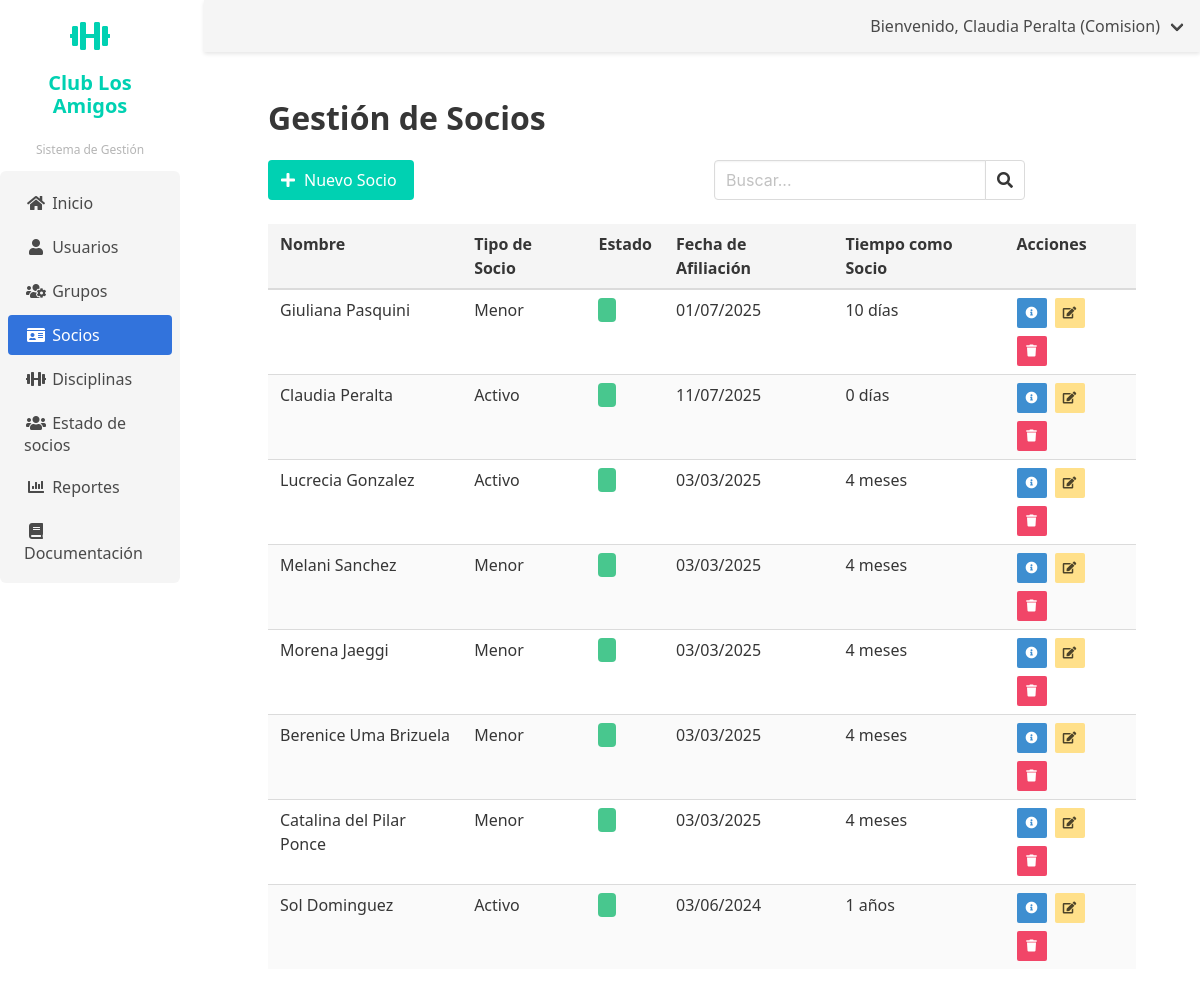
Page /socios/ (signed in) on the committed database.
### socios/models.py (models this page shows, shortened)
class Socio(models.Model):
    perfil_usuario = models.OneToOneField(PerfilUsuario, on_delete=models.CASCADE, related_name='socio', null=True, blank=True)
    tipo_socio = models.ForeignKey(TipoSocio, on_delete=models.PROTECT)
    fecha_afiliacion = models.DateField()
    observaciones = models.TextField(blank=True, null=True)
    fecha_registro = models.DateTimeField(auto_now_add=True)
    fecha_actualizacion = models.DateTimeField(auto_now=True)
    class Meta:
        verbose_name = 'Socio'
        verbose_name_plural = 'Socios'
        ordering = ['-fecha_registro']
    @property
    def esta_activo(self):
        if self.perfil_usuario:
            return self.perfil_usuario.esta_activo_sistema
        return False
    @property
    def tiempo_socio(self):
        from datetime import date
        import datetime
        if not self.fecha_afiliacion:
            return "Fecha de afiliación no establecida"
        dias = (datetime.date.today() - self.fecha_afiliacion).days
        if dias < 30:
            return f"{dias} días"
        elif dias < 365:
            meses = dias // 30
            return f"{meses} meses"
        else:
            años = dias // 365
            return f"{años} años"

class TipoSocio(models.Model):
    TIPO_SOCIO_CHOICES = [
        ('ACTIVO', 'Activo'),
        ('ADHERENTE', 'Adherente'),
        ('INFANTIL', 'Infantil'),
        ('HONORARIO', 'Honorario'),
    ]
    nombre = models.CharField(max_length=10, choices=TIPO_SOCIO_CHOICES, unique=True)
    descripcion = models.TextField(blank=True, null=True)
    class Meta:
        verbose_name = 'Tipo de Socio'
        verbose_name_plural = 'Tipos de Socios'
        default_manager_name = 'objects'

### usuarios/models.py (models this page shows, shortened)
class PerfilUsuario(models.Model):
    TIPO_DOCUMENTO_CHOICES = [
        ('DNI', 'DNI'),
        ('CE', 'Carné de Extranjería'),
        ('PAS', 'Pasaporte'),
    ]
    ESTADO_SOCIO_CHOICES = [
        ('ACTIVO', 'Activo'),
        ('INACTIVO', 'Inactivo'),
        ('SUSPENDIDO', 'Suspendido'),
        ('PENDIENTE', 'Pendiente de Aprobación'),
        ('RETIRADO', 'Retirado'),
    ]
    usuario = models.OneToOneField(User, on_delete=models.CASCADE, related_name='perfil')
    tipo_documento = models.CharField(max_length=3, choices=TIPO_DOCUMENTO_CHOICES, default='DNI')
    numero_documento = models.CharField(max_length=20, unique=True)
    telefono = models.CharField(max_length=15, blank=True, null=True)
    direccion = models.TextField(blank=True, null=True)
    fecha_nacimiento = models.DateField(blank=True, null=True)
    estado_socio = models.CharField(max_length=10, choices=ESTADO_SOCIO_CHOICES, default='ACTIVO',
                                   verbose_name='Estado como Socio')
    fecha_registro = models.DateTimeField(auto_now_add=True)
    fecha_actualizacion = models.DateTimeField(auto_now=True)
    class Meta:
        verbose_name = 'Perfil de Usuario'
        verbose_name_plural = 'Perfiles de Usuario'
    @property
    def esta_activo_sistema(self):
        return self.usuario.is_active and self.estado_socio == 'ACTIVO'

### socios/views.py (the view)
# urls.py: path('', views.lista_socios, name='lista_socios'),
@login_required
def lista_socios(request):
    socios = Socio.objects.select_related('perfil_usuario', 'tipo_socio').all()
    return render(request, 'socios/lista_socios.html', {'socios': socios})

### usuarios/context_processors.py (called while the page is built)
def user_role_context(request):
    if request.user.is_authenticated:
        user_groups = request.user.groups.all()
        if user_groups.filter(name='Coordinador').exists():
            user_role = 'Coordinador'
        elif user_groups.filter(name='Tesoreria').exists():
            user_role = 'Tesoreria'
        elif user_groups.filter(name='Comision').exists():
            user_role = 'Comision'
        elif user_groups.filter(name='Administrador').exists():
            user_role = 'Administrador'
        else:
            user_role = 'Default'
    else:
        user_role = 'Default'
    return {
        'user_role': user_role
    }

### socios/templates/socios/lista_socios.html (shortened to what this page needs)
{% extends 'usuarios/base_admin.html' %}
{% block content %}
<div class="container">
    <h1 class="title">Gestión de Socios</h1>
    <div class="columns is-mobile">
        <div class="column">
            <a href="{% url 'socios:nuevo_socio' %}" class="button is-primary">
                <span class="icon is-small"><i class="fas fa-plus"></i></span>
                <span>Nuevo Socio</span>
            </a>
        </div>
        <div class="column has-text-right">
            <div class="field has-addons">
                <div class="control">
                    <input class="input" type="text" placeholder="Buscar...">
                </div>
                <div class="control">
                    <button class="button">
                        <span class="icon is-small"><i class="fas fa-search"></i></span>
                    </button>
                </div>
            </div>
        </div>
    </div>
    <table class="table is-fullwidth is-striped">
        <thead>
            <tr>
                <th>Nombre</th>
                <th>Tipo de Socio</th>
                <th>Estado</th>
                <th>Fecha de Afiliación</th>
                <th>Tiempo como Socio</th>
                <th>Acciones</th>
            </tr>
        </thead>
        <tbody>
            {% for socio in socios %}
            <tr>
                <td>{{ socio.perfil_usuario.usuario.get_full_name }}</td>
                <td>{{ socio.tipo_socio.get_nombre_display }}</td>
                <td>
                    <span class="tag {% if socio.esta_activo %}is-success{% else %}is-danger{% endif %}">
                    </span>
                </td>
                <td>{{ socio.fecha_afiliacion|date:"d/m/Y" }}</td>
                <td>{{ socio.tiempo_socio }}</td>
                <td>
                    <div class="buttons are-small">
                        <a href="{% url 'socios:detalles_socio' socio.pk %}" class="button is-small is-info">
                            <span class="icon is-small"><i class="fas fa-info-circle"></i></span>
                        </a>
                        <a href="{% url 'socios:editar_socio' socio.pk %}" class="button is-small is-warning">
                            <span class="icon is-small"><i class="fas fa-edit"></i></span>
                        </a>
                        <a href="{% url 'socios:eliminar_socio' socio.pk %}" class="button is-small is-danger" onclick="return confirm('¿Estás seguro de eliminar este socio?')">
                            <span class="icon is-small"><i class="fas fa-trash"></i></span>
                        </a>
                    </div>
                </td>
            </tr>
            {% empty %}
            <tr>
                <td colspan="6" class="has-text-centered">No hay socios registrados</td>
            </tr>
            {% endfor %}
        </tbody>
    </table>
</div>
{% endblock %}

### templates/base.html (shortened to what this page needs)
{% load static %}
<!DOCTYPE html>
<html lang="es">
<head>
    <link rel="stylesheet" href="https://cdn.jsdelivr.net/npm/bulma@0.9.3/css/bulma.min.css">
    <link rel="stylesheet" href="https://cdnjs.cloudflare.com/ajax/libs/font-awesome/5.15.3/css/all.min.css">
    <link rel="stylesheet" href="{% static 'css/custom.css' %}">
</head>
<body>
    <div class="columns is-fullheight">
        <div class="column is-2 is-sidebar-menu">
            {% block sidebar_menu %}{% endblock %}
        </div>
        <div class="column">
            <nav class="navbar is-light" role="navigation" aria-label="main navigation">
                <div class="navbar-menu">
                    <div class="navbar-end">
                        {% if request.user.is_authenticated %}
                            <div class="navbar-item has-dropdown is-hoverable">
                                <a class="navbar-link">
                                    Bienvenido, {{ request.user.get_full_name }} ({{ request.user.groups.first.name }})
                                </a>
                            </div>
                        {% else %}
                            <div class="navbar-item">
                                <a class="button is-primary" href="{% url 'usuarios:login' %}">
                                    Iniciar sesión
                                </a>
                            </div>
                        {% endif %}
                    </div>
                </div>
            </nav>
            <div class="section">
                {% block content %}{% endblock %}
            </div>
        </div>
    </div>
</body>
</html>

### static/css/custom.css (style rules this page uses)
body { font-family: 'Segoe UI', Tahoma, Geneva, Verdana, sans-serif; }
.table th { background-color: #f5f5f5; font-weight: 600; color: #363636; }
.button { transition: all 0.2s ease; }
.input, .select select, .textarea { border-radius: 4px; transition: border-color 0.2s ease, box-shadow 0.2s ease; }
.tag.is-success { background-color: #48c774; color: white; }
.navbar { box-shadow: 0 2px 4px rgba(0,0,0,0.1); }
.icon { display: inline-flex; align-items: center; justify-content: center; }
.buttons.are-small .button { margin-right: 0.25rem; }
a { color: #3273dc; text-decoration: none; }
.container { max-width: 1200px; margin: 0 auto; padding: 0 1rem; }
.buttons .button { margin-right: 0.5rem; margin-bottom: 0.5rem; }

### rows in the picture
Socio: perfil_usuario.usuario.get_full_name "Giuliana Pasquini", tipo_socio.nombre "Menor", fecha_afiliacion "01/07/2025", tiempo_socio "10 días"
Socio: perfil_usuario.usuario.get_full_name "Claudia Peralta", tipo_socio.nombre "Activo", fecha_afiliacion "11/07/2025", tiempo_socio "0 días"
Socio: perfil_usuario.usuario.get_full_name "Lucrecia Gonzalez", tipo_socio.nombre "Activo", fecha_afiliacion "03/03/2025", tiempo_socio "4 meses"
Socio: perfil_usuario.usuario.get_full_name "Melani Sanchez", tipo_socio.nombre "Menor", fecha_afiliacion "03/03/2025", tiempo_socio "4 meses"
Socio: perfil_usuario.usuario.get_full_name "Morena Jaeggi", tipo_socio.nombre "Menor", fecha_afiliacion "03/03/2025", tiempo_socio "4 meses"
Socio: perfil_usuario.usuario.get_full_name "Berenice Uma Brizuela", tipo_socio.nombre "Menor", fecha_afiliacion "03/03/2025", tiempo_socio "4 meses"
Socio: perfil_usuario.usuario.get_full_name "Catalina del Pilar Ponce", tipo_socio.nombre "Menor", fecha_afiliacion "03/03/2025", tiempo_socio "4 meses"
Socio: perfil_usuario.usuario.get_full_name "Sol Dominguez", tipo_socio.nombre "Activo", fecha_afiliacion "03/06/2024", tiempo_socio "1 años"

### other values in the picture
{{ request.user.get_full_name }} "Claudia Peralta"
{{ request.user.groups.first.name }} "Comision"
